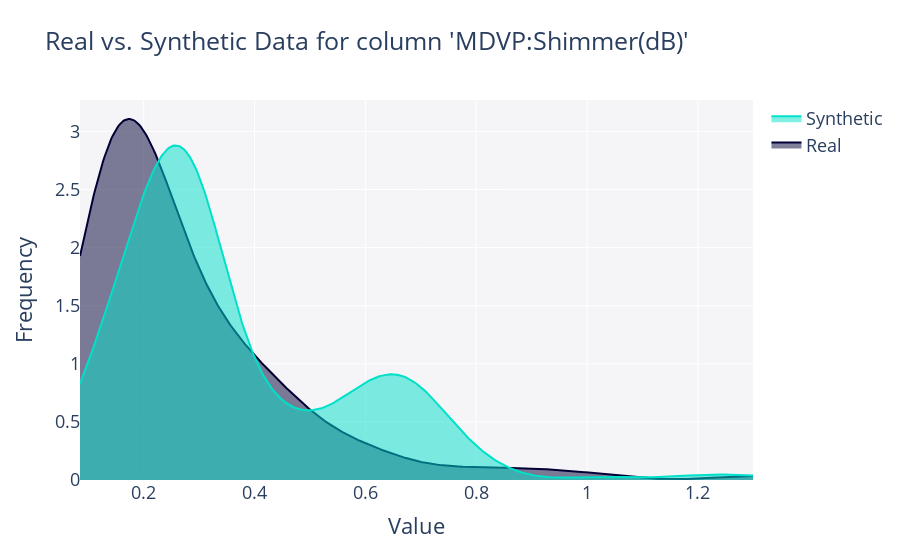

The notebook cell saved with this chart:
### Markdown cell above
>Podemos observar que hay muchas puntuaciones que son menores de 0.6 y muchas entre 0.6 y 0.8. Muchas columnas no son muy parecidas a las reales.

**Ahora vamos a ver cuanto se parecen algunas gráficas de densidad de los datos sintéticos y los reales (Modificar el índice de la columna a la que se accede par ver cualquier otra).**

### Code cell
get_column_plot(
    real_data=DataPrincipal,
    synthetic_data=DataSintetico,
    column_name=DataPrincipal.columns[10],
    metadata=Metadata
).show("vscode")

### Figure 1 — Plotly figure (JSON) as saved in the notebook; plotly's stock layout.template omitted (floating-point values rounded to 4 significant figures; data arrays with more than 128 entries replaced by an {"elided": "..."} marker saying what was removed)
{"data": [{"fill": "tozeroy", "hovertemplate": "<b>Real</b><br>Frequency: %{y}<extra></extra>", "legendgroup": "Real", "marker": {"color": "#000036"}, "mode": "lines", "name": "Real", "showlegend": true, "type": "scatter", "x": {"elided": "500 float values"}, "xaxis": "x", "y": {"elided": "500 float values"}, "yaxis": "y"}, {"fill": "tozeroy", "hovertemplate": "<b>Synthetic</b><br>Frequency: %{y}<extra></extra>", "legendgroup": "Synthetic", "marker": {"color": "#01E0C9"}, "mode": "lines", "name": "Synthetic", "showlegend": true, "type": "scatter", "x": {"elided": "500 float values"}, "xaxis": "x", "y": {"elided": "500 float values"}, "yaxis": "y"}], "layout": {"barmode": "overlay", "font": {"size": 18}, "hovermode": "closest", "legend": {"traceorder": "reversed"}, "plot_bgcolor": "#F5F5F8", "title": {"text": "Real vs. Synthetic Data for column 'MDVP:Shimmer(dB)'"}, "xaxis": {"anchor": "y2", "domain": [0, 1], "title": {"text": "Value"}, "zeroline": false}, "yaxis": {"anchor": "free", "domain": [0, 1], "position": 0, "title": {"text": "Frequency"}}}}
